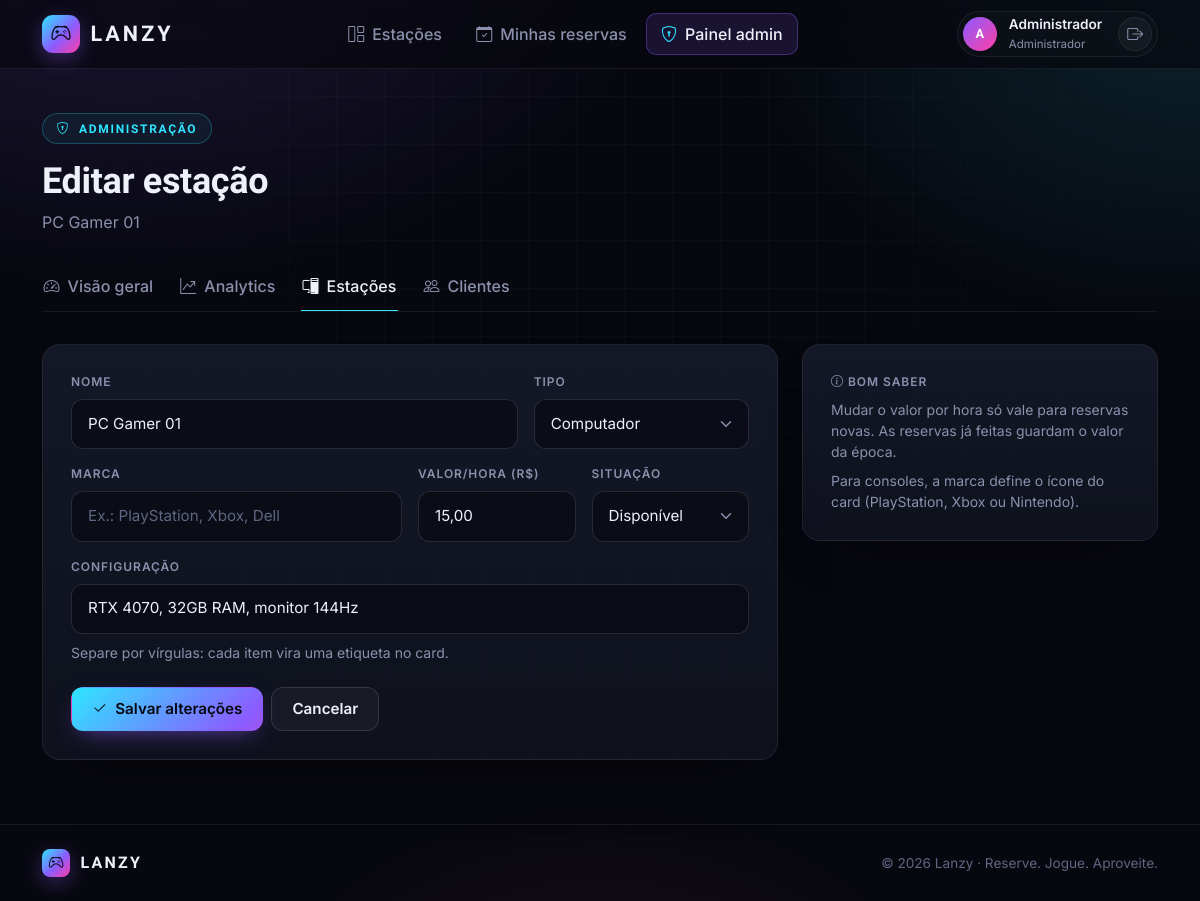
/admin/editar_estacao.php?id=1 (signed in), run on the app's committed database.
### tables this page shows
CREATE TABLE estacoes (
    id INT AUTO_INCREMENT PRIMARY KEY,
    nome VARCHAR(100) NOT NULL,
    tipo ENUM('computador', 'video game') NOT NULL,
    marca VARCHAR(50) DEFAULT NULL,
    descricao VARCHAR(255) DEFAULT NULL,
    valor_hora DECIMAL(6,2) NOT NULL DEFAULT 0,
    visualizacoes INT NOT NULL DEFAULT 0,
    status ENUM('disponivel', 'manutencao', 'inativa') NOT NULL DEFAULT 'disponivel',
    criado_em TIMESTAMP DEFAULT CURRENT_TIMESTAMP
);

### includes/helpers.php (called while the page is built, shortened)
<?php
function e($texto) {
    return htmlspecialchars((string)$texto, ENT_QUOTES, 'UTF-8');
}

### admin/editar_estacao.php (the view, shortened to what this page needs)
<?php
require '../config/database.php';
$id = (int)val($_GET, 'id', val($_POST, 'id', 0));
$stmt = $pdo->prepare('SELECT * FROM estacoes WHERE id = ?');
$stmt->execute([$id]);
$estacao = $stmt->fetch();
$dados = $estacao;
$dados['valor_hora'] = number_format($estacao['valor_hora'], 2, ',', '');
require '../includes/header.php';
?>
<div class="container">
  <header class="lz-page-head lz-reveal">
    <span class="lz-eyebrow"><i class="bi bi-shield-lock"></i> Administração</span>
    <h1 class="mt-3">Editar estação</h1>
    <p><?= e($estacao['nome']) ?></p>
  </header>
  <?php $abaAtiva = 'estacoes.php'; require '../includes/admin-tabs.php'; ?>
  <div class="row g-4">
    <div class="col-lg-8">
      <div class="lz-panel lz-panel-pad lz-reveal" style="--i: 1">
        <form method="POST" class="row g-3">
          <div class="col-md-8">
            <label class="lz-label" for="nome">Nome</label>
            <input type="text" id="nome" name="nome" class="lz-input" maxlength="100" value="<?= e($dados['nome']) ?>" required>
          </div>
          <div class="col-md-4">
            <label class="lz-label" for="tipo">Tipo</label>
            <select id="tipo" name="tipo" class="lz-input" required>
              <option value="computador" <?= $dados['tipo'] === 'computador' ? 'selected' : '' ?>>Computador</option>
            </select>
          </div>
          <div class="col-md-6">
            <label class="lz-label" for="marca">Marca</label>
            <input type="text" id="marca" name="marca" class="lz-input" maxlength="50" list="marcas" placeholder="Ex.: PlayStation, Xbox, Dell" value="<?= e($dados['marca']) ?>">
          </div>
          <div class="col-md-3">
            <label class="lz-label" for="valor_hora">Valor/hora (R$)</label>
            <input type="text" id="valor_hora" name="valor_hora" class="lz-input" inputmode="decimal" value="<?= e($dados['valor_hora']) ?>" required>
          </div>
          <div class="col-md-3">
            <label class="lz-label" for="status">Situação</label>
            <select id="status" name="status" class="lz-input">
              <option value="disponivel" <?= $dados['status'] === 'disponivel' ? 'selected' : '' ?>>Disponível</option>
            </select>
          </div>
          <div class="col-12">
            <label class="lz-label" for="descricao">Configuração</label>
            <input type="text" id="descricao" name="descricao" class="lz-input" maxlength="255" placeholder="RTX 4060, 16GB RAM, monitor 144Hz" value="<?= e($dados['descricao']) ?>">
            <p class="text-muted-lz small mt-2 mb-0">Separe por vírgulas: cada item vira uma etiqueta no card.</p>
          </div>
          <div class="col-12 d-flex flex-wrap gap-2 mt-4">
            <button type="submit" class="lz-btn lz-btn-primary"><i class="bi bi-check2"></i> Salvar alterações</button>
            <a href="estacoes.php" class="lz-btn lz-btn-ghost">Cancelar</a>
          </div>
        </form>
      </div>
    </div>
    <div class="col-lg-4">
      <div class="lz-panel lz-panel-pad lz-reveal" style="--i: 2">
        <span class="lz-label"><i class="bi bi-info-circle"></i> Bom saber</span>
        <p class="text-muted-lz small mb-2">Mudar o valor por hora só vale para reservas novas. As reservas já feitas guardam o valor da época.</p>
        <p class="text-muted-lz small mb-0">Para consoles, a marca define o ícone do card (PlayStation, Xbox ou Nintendo).</p>
      </div>
    </div>
  </div>
</div>
<?php require '../includes/footer.php'; ?>

### assets/css/style.css (style rules this page uses)
:root { --bg: #07080f; --surface: #10131f; --surface-2: #161a2b; --line: rgba(255, 255, 255, 0.07); --line-2: rgba(255, 255, 255, 0.12); --text: #eef0fa; --muted: #8b91ad; --muted-2: #5f6582; --cyan: #2ee6ff; --violet: #8b5cff; --magenta: #ff3ea5; --lime: #b6ff3c; --amber: #ffc04d; --danger: #ff4f6e; --grad: linear-gradient(135deg, var(--cyan) 0%, var(--violet) 55%, var(--magenta) 100%); --radius: 18px; --font-display: 'Chakra Petch', system-ui, sans-serif; --font-body: 'Inter', system-ui, sans-serif; }
html { color-scheme: dark; }
body { background: var(--bg); color: var(--text); font-family: var(--font-body); min-height: 100vh; display: flex; flex-direction: column; -webkit-font-smoothing: antialiased; }
body::before, body::after { content: ''; position: fixed; inset: 0; z-index: -1; pointer-events: none; }
body::before { background: radial-gradient(60rem 40rem at 10% -10%, rgba(139, 92, 255, 0.18), transparent 60%), radial-gradient(50rem 35rem at 100% 0%, rgba(46, 230, 255, 0.12), transparent 60%), radial-gradient(40rem 30rem at 50% 120%, rgba(255, 62, 165, 0.1), transparent 60%); }
body::after { background-image: linear-gradient(rgba(255, 255, 255, 0.025) 1px, transparent 1px), linear-gradient(90deg, rgba(255, 255, 255, 0.025) 1px, transparent 1px); background-size: 48px 48px; -webkit-mask-image: radial-gradient(ellipse at 50% 0%, #000 30%, transparent 75%); mask-image: radial-gradient(ellipse at 50% 0%, #000 30%, transparent 75%); }
h1, h2, h3, h4, h5, h6, .lz-title { font-family: var(--font-display); font-weight: 700; letter-spacing: -0.01em; color: var(--text); }
a { color: var(--cyan); text-decoration: none; }
.text-muted-lz { color: var(--muted) !important; }
.lz-eyebrow { display: inline-flex; align-items: center; gap: 0.55rem; font-family: var(--font-display); font-size: 0.75rem; font-weight: 600; letter-spacing: 0.14em; text-transform: uppercase; color: var(--cyan); padding: 0.35rem 0.85rem; border: 1px solid rgba(46, 230, 255, 0.25); background: rgba(46, 230, 255, 0.06); border-radius: 999px; }
.lz-btn { display: inline-flex; align-items: center; justify-content: center; gap: 0.5rem; font-weight: 600; font-size: 0.95rem; line-height: 1.2; padding: 0.75rem 1.25rem; border-radius: 12px; border: 1px solid transparent; cursor: pointer; text-decoration: none; white-space: nowrap; transition: transform 0.18s, box-shadow 0.18s, background 0.18s, color 0.18s, border-color 0.18s; }
.lz-btn-primary { background: var(--grad); background-size: 160% 160%; color: #07080f; box-shadow: 0 8px 24px -10px rgba(139, 92, 255, 0.7); }
.lz-btn-ghost { background: rgba(255, 255, 255, 0.04); border-color: var(--line-2); color: var(--text); }
.lz-panel { background: linear-gradient(180deg, rgba(22, 26, 43, 0.88), rgba(16, 19, 31, 0.88)); border: 1px solid var(--line); border-radius: var(--radius); box-shadow: 0 24px 60px -36px rgba(0, 0, 0, 0.9); }
.lz-panel-pad { padding: 1.75rem; }
.lz-label { display: block; font-size: 0.75rem; font-weight: 600; letter-spacing: 0.08em; text-transform: uppercase; color: var(--muted); margin-bottom: 0.5rem; }
.lz-input { width: 100%; background: rgba(7, 8, 15, 0.6); border: 1px solid var(--line-2); border-radius: 12px; color: var(--text); padding: 0.8rem 1rem; font-size: 0.95rem; transition: border-color 0.15s, box-shadow 0.15s, background 0.15s; }
.lz-input::placeholder { color: var(--muted-2); }
select.lz-input { -webkit-appearance: none; appearance: none; background-repeat: no-repeat; background-position: right 1rem center; background-size: 12px; padding-right: 2.5rem; }
select.lz-input option { background: var(--surface); color: var(--text); }
.lz-page-head { padding: 2.75rem 0 1.75rem; }
.lz-page-head h1 { font-size: clamp(1.8rem, 3vw, 2.4rem); margin: 0; }
.lz-page-head p { color: var(--muted); margin: 0.4rem 0 0; }
.lz-reveal { animation: lz-up 0.5s ease both; animation-delay: calc(var(--i, 0) * 70ms); }

### data on the page
estacoes: nome "PC Gamer 01", tipo "Computador", status "Disponível", descricao "RTX 4070, 32GB RAM, monitor 144Hz"

### other printed values
iniciais($_SESSION['usuario_nome']) "A"
primeiroNome($_SESSION['usuario_nome']) "Administrador"
$aba[0] "Visão geral"
$aba[0] "Analytics"
$aba[0] "Estações"
$aba[0] "Clientes"
